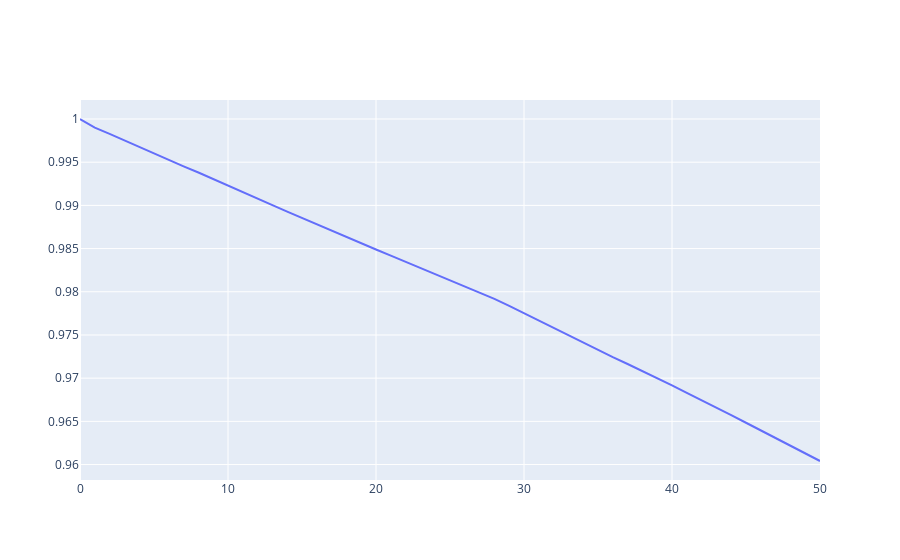
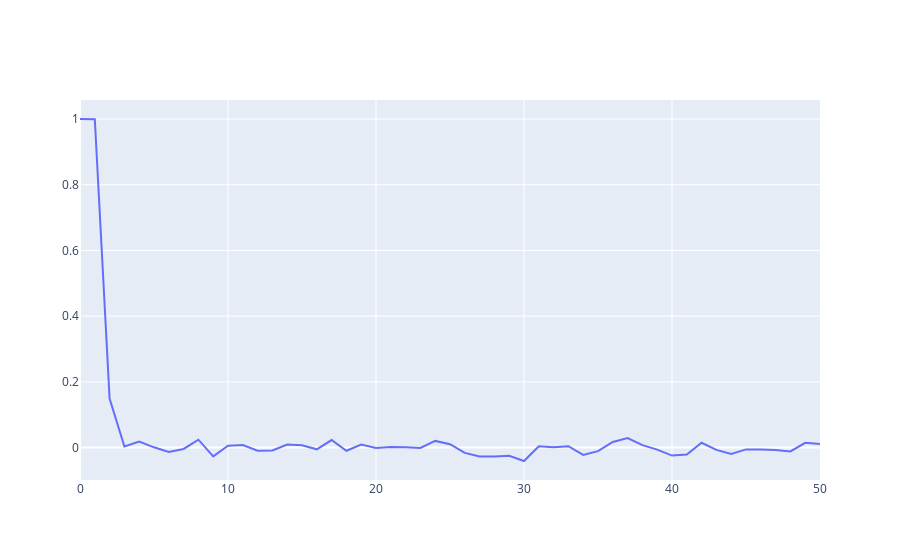

The notebook cell these images were saved under, in order:
### Code cell
acf_trace = go.Scatter(x=np.arange(len(acf_values)), y=acf_values, mode='lines', name='ACF')
pacf_trace = go.Scatter(x=np.arange(len(pacf_values)), y=pacf_values, mode='lines', name='PACF')
fig_acf = go.Figure(data=[acf_trace])

fig_pacf = go.Figure(data=[pacf_trace])

fig_acf.show()
fig_pacf.show()
